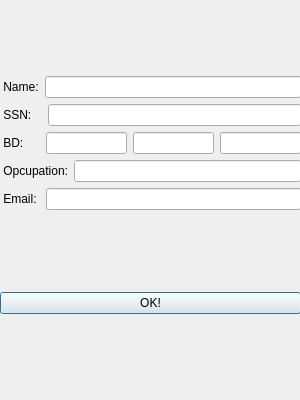
<?xml version="1.0" encoding="UTF-8"?>
<ui version="4.0">
 <class>RegisterUser</class>
 <widget class="QDialog" name="RegisterUser">
  <property name="geometry">
   <rect>
    <x>0</x>
    <y>0</y>
    <width>300</width>
    <height>400</height>
   </rect>
  </property>
  <property name="windowTitle">
   <string>Dialog</string>
  </property>
  <widget class="QWidget" name="">
   <property name="geometry">
    <rect>
     <x>0</x>
     <y>0</y>
     <width>301</width>
     <height>391</height>
    </rect>
   </property>
   <layout class="QVBoxLayout" name="verticalLayout_2">
    <item>
     <layout class="QVBoxLayout" name="verticalLayout">
      <item>
       <layout class="QHBoxLayout" name="horizontalLayout">
        <item>
         <widget class="QLabel" name="label">
          <property name="text">
           <string> Name:</string>
          </property>
         </widget>
        </item>
        <item>
         <widget class="QLineEdit" name="lineEdit"/>
        </item>
       </layout>
      </item>
      <item>
       <layout class="QHBoxLayout" name="horizontalLayout_2">
        <item>
         <widget class="QLabel" name="label_2">
          <property name="text">
           <string> SSN:   </string>
          </property>
         </widget>
        </item>
        <item>
         <widget class="QLineEdit" name="lineEdit_2"/>
        </item>
       </layout>
      </item>
      <item>
       <layout class="QHBoxLayout" name="horizontalLayout_3">
        <item>
         <widget class="QLabel" name="label_3">
          <property name="text">
           <string> BD:     </string>
          </property>
         </widget>
        </item>
        <item>
         <widget class="QLineEdit" name="lineEdit_3"/>
        </item>
        <item>
         <widget class="QLineEdit" name="lineEdit_4"/>
        </item>
        <item>
         <widget class="QLineEdit" name="lineEdit_5"/>
        </item>
       </layout>
      </item>
      <item>
       <layout class="QHBoxLayout" name="horizontalLayout_4">
        <item>
         <widget class="QLabel" name="label_6">
          <property name="text">
           <string> Opcupation:</string>
          </property>
         </widget>
        </item>
        <item>
         <widget class="QLineEdit" name="lineEdit_6"/>
        </item>
       </layout>
      </item>
      <item>
       <layout class="QHBoxLayout" name="horizontalLayout_5">
        <item>
         <widget class="QLabel" name="label_7">
          <property name="text">
           <string> Email: </string>
          </property>
         </widget>
        </item>
        <item>
         <widget class="QLineEdit" name="lineEdit_7"/>
        </item>
       </layout>
      </item>
     </layout>
    </item>
    <item>
     <widget class="QPushButton" name="Regis">
      <property name="text">
       <string>OK!</string>
      </property>
     </widget>
    </item>
   </layout>
  </widget>
 </widget>
 <resources/>
 <connections/>
</ui>
